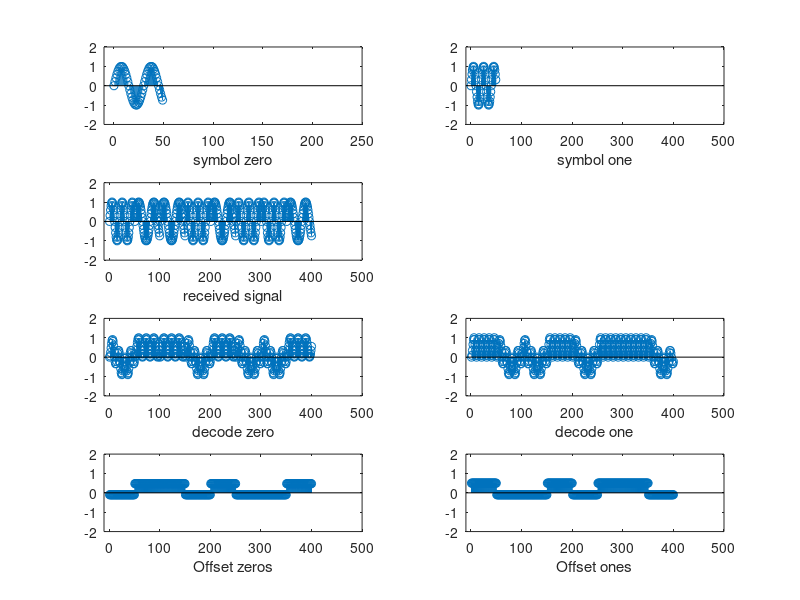

Write the MATLAB code that produced this figure.
%https://www.allaboutcircuits.com/technical-articles/digital-signal-processing-in-scilab-how-to-decode-an-fsk-signal

clear;
close all;
f0               =  10000;
f1               =  15000;
Fs               =  300000;
SamplesPerSymbol =  50;

n                = 0:(SamplesPerSymbol-1);
SymbolZero       = sin(2*pi*n*f0/Fs);
SymbolOne        = sin(2*pi*n*f1/Fs);

subplot(4,2,1);
stem(n, SymbolZero);
axis([-10 250 -2 2]);
xlabel('symbol zero');

subplot(4,2,2);
stem(n, SymbolOne);
axis([-10 500 -2 2]);
xlabel('symbol one');

receivedSignal   = [SymbolOne SymbolZero SymbolZero SymbolOne SymbolZero ...
    SymbolOne SymbolOne SymbolZero]; 
subplot(4,2,3);
stem(receivedSignal);
axis([-10 500 -2 2]);
xlabel('received signal');

DecodingZero     = receivedSignal .* [SymbolZero SymbolZero SymbolZero ...
    SymbolZero SymbolZero SymbolZero SymbolZero SymbolZero];
DecodingOne      = receivedSignal .* [SymbolOne SymbolOne SymbolOne ...
    SymbolOne SymbolOne SymbolOne SymbolOne SymbolOne];

subplot(4,2,5);
stem(DecodingZero);
axis([-10 500 -2 2]);
xlabel("decode zero");

subplot(4,2,6);
stem(DecodingOne);
xlabel("decode one");
axis([-10 500 -2 2]);

for k=1:(length(DecodingZero)/SamplesPerSymbol)
    SymbolOffsets_Zero(((k-1)*SamplesPerSymbol)+1:k*(SamplesPerSymbol))...
        = mean(DecodingZero(((k-1)*SamplesPerSymbol)+1:k*(SamplesPerSymbol)));
end

for k=1:(length(DecodingOne)/SamplesPerSymbol)
    SymbolOffsets_One(((k-1)*SamplesPerSymbol)+1:k*(SamplesPerSymbol))...
        = mean(DecodingOne(((k-1)*SamplesPerSymbol)+1:k*(SamplesPerSymbol)));
end

subplot(4,2,7);
stem(SymbolOffsets_Zero)
xlabel("Offset zeros");
axis([-10 500 -2 2]);

subplot(4,2,8);
stem(SymbolOffsets_One)
xlabel("Offset ones");
axis([-10 500 -2 2]);
